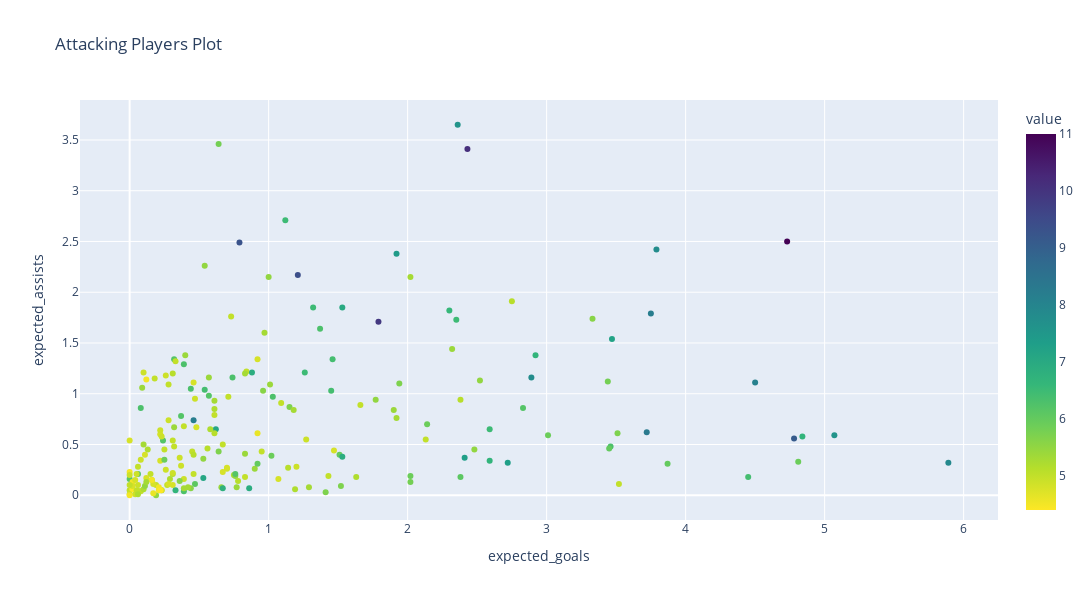

The cell this chart's notebook holds for it:
### Code cell
### INPUTS:

AM_PRICE_MAX = 11
AM_ATTR_LIST = ["value", "total_points", "egi_per_val", "xP_per_val", "P_per_val", "egi_per_90", "xP_per_90", "P_per_90", "efficiency"]
AM_IDX = 0

# Plotting Code

plot_df = att_returns_player_grouped_df[(att_returns_player_grouped_df["value"] <= AM_PRICE_MAX) & (att_returns_player_grouped_df["minutes"] > 90)]
MASK = plot_df[AM_ATTR_LIST[AM_IDX]] > 0

color = px.colors.sequential.Viridis
if AM_ATTR_LIST[AM_IDX] == "value":
    color = px.colors.sequential.Viridis_r

am_fig = px.scatter(plot_df[MASK], x= "expected_goals", y= "expected_assists",
           hover_name= "name", color= AM_ATTR_LIST[AM_IDX], color_continuous_scale= color, title= "Attacking Players Plot", width= 1200, height= 600)

am_fig.show()

### Figure 1 — Plotly figure (JSON) as saved in the notebook; plotly's stock layout.template omitted (floating-point values rounded to 4 significant figures; data arrays with more than 128 entries replaced by an {"elided": "..."} marker saying what was removed)
{"data": [{"hovertemplate": "<b>%{hovertext}</b><br><br>expected_goals=%{x}<br>expected_assists=%{y}<br>value=%{marker.color}<extra></extra>", "hovertext": {"elided": "211 str values"}, "legendgroup": "", "marker": {"color": {"elided": "211 float values"}, "coloraxis": "coloraxis", "symbol": "circle"}, "mode": "markers", "name": "", "orientation": "v", "showlegend": false, "type": "scatter", "x": {"elided": "211 float values"}, "xaxis": "x", "y": {"elided": "211 float values"}, "yaxis": "y"}], "layout": {"coloraxis": {"colorbar": {"title": {"text": "value"}}, "colorscale": [[0, "#fde725"], [0.1111, "#b5de2b"], [0.2222, "#6ece58"], [0.3333, "#35b779"], [0.4444, "#1f9e89"], [0.5556, "#26828e"], [0.6667, "#31688e"], [0.7778, "#3e4989"], [0.8889, "#482878"], [1, "#440154"]]}, "height": 600, "legend": {"tracegroupgap": 0}, "title": {"text": "Attacking Players Plot"}, "width": 1200, "xaxis": {"anchor": "y", "domain": [0, 1], "title": {"text": "expected_goals"}}, "yaxis": {"anchor": "x", "domain": [0, 1], "title": {"text": "expected_assists"}}}}
